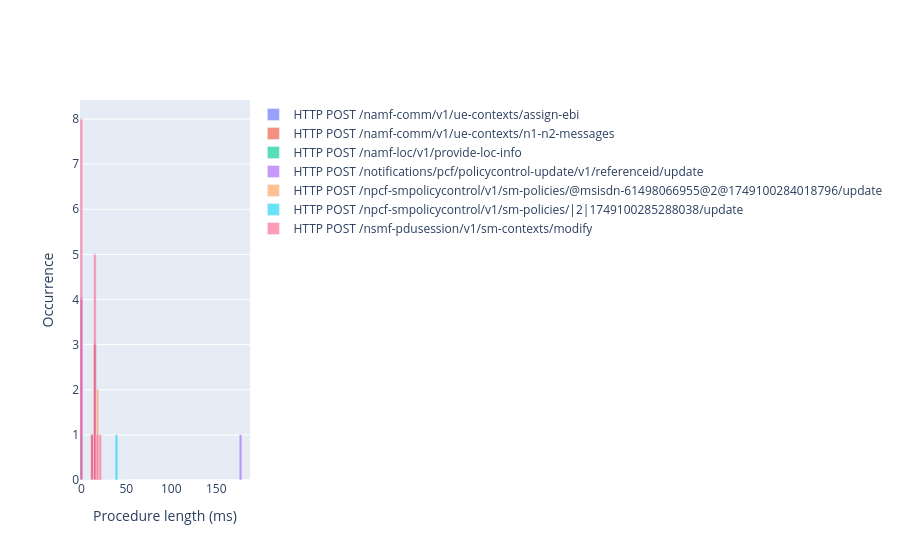

Notebook code cell kept with this figure:
### Code cell
import plotly.graph_objects as go

bin_size = 3

procedure_names = list(procedure_df['name'].unique())
procedure_names.sort()
histogram_traces = []

for procedure_name in procedure_names:
    proc_data = procedure_df[procedure_df['name']==procedure_name]
    hist_array, hist_bins, hist_labels = trace_plotting.get_histogram_data(
        proc_data.loc[:,'length_ms'], 
        bin_size, 
        density=False, 
        remove_trailing_zeros=False, 
        output_labels=True,
        label_unit='ms')
    histogram_line = go.Bar(
        x=hist_bins,
        y=hist_array,
        name=procedure_name,
        text=hist_labels,
        opacity=0.65,
        showlegend=True,
        #marker={'line':{'width':0}},
        hovertemplate="<br>".join([
            "duration: %{text}",
            "occurrences: %{y}"])
    )
    histogram_traces.append(histogram_line)

fig = go.Figure(data=histogram_traces, layout = { 'bargap': 0 })

fig.update_layout(barmode='overlay')
fig.update_xaxes(title_text='Procedure length (ms)')
fig.update_yaxes(title_text='Occurrence')
fig.show()

fig.write_html(output_name_files + '_procedure_length.html')

### Figure 1 — Plotly figure (JSON) as saved in the notebook; plotly's stock layout.template omitted (floating-point values rounded to 4 significant figures)
{"data": [{"hovertemplate": "duration: %{text}<br>occurrences: %{y}", "name": "HTTP POST /namf-comm/v1/ue-contexts/assign-ebi", "opacity": 0.65, "showlegend": true, "text": ["0 to 1ms", "1 to 4ms", "4 to 7ms", "7 to 10ms", "10 to 13ms", "13 to 16ms", "16 to 19ms", "19 to 22ms", "22 to 25ms", "25 to 28ms", "28 to 31ms"], "type": "bar", "x": [0, 3, 6, 9, 12, 15, 18, 21, 24, 27, 30], "y": [4, 0, 0, 0, 1, 3, 0, 0, 0, 0]}, {"hovertemplate": "duration: %{text}<br>occurrences: %{y}", "name": "HTTP POST /namf-comm/v1/ue-contexts/n1-n2-messages", "opacity": 0.65, "showlegend": true, "text": ["0 to 1ms", "1 to 4ms", "4 to 7ms", "7 to 10ms", "10 to 13ms", "13 to 16ms", "16 to 19ms", "19 to 22ms", "22 to 25ms", "25 to 28ms", "28 to 31ms"], "type": "bar", "x": [0, 3, 6, 9, 12, 15, 18, 21, 24, 27, 30], "y": [4, 0, 0, 0, 1, 3, 0, 0, 0, 0]}, {"hovertemplate": "duration: %{text}<br>occurrences: %{y}", "name": "HTTP POST /namf-loc/v1/provide-loc-info", "opacity": 0.65, "showlegend": true, "text": ["0 to 1ms", "1 to 4ms", "4 to 7ms", "7 to 10ms", "10 to 13ms"], "type": "bar", "x": [0, 3, 6, 9, 12], "y": [1, 0, 0, 0]}, {"hovertemplate": "duration: %{text}<br>occurrences: %{y}", "name": "HTTP POST /notifications/pcf/policycontrol-update/v1/referenceid/update", "opacity": 0.65, "showlegend": true, "text": ["0 to 1ms", "1 to 4ms", "4 to 7ms", "7 to 10ms", "10 to 13ms", "13 to 16ms", "16 to 19ms", "19 to 22ms", "22 to 25ms", "25 to 28ms", "28 to 31ms", "31 to 34ms", "34 to 37ms", "37 to 40ms", "40 to 43ms", "43 to 46ms", "46 to 49ms", "49 to 52ms", "52 to 55ms", "55 to 58ms", "58 to 61ms", "61 to 64ms", "64 to 67ms", "67 to 70ms", "70 to 73ms", "73 to 76ms", "76 to 79ms", "79 to 82ms", "82 to 85ms", "85 to 88ms", "88 to 91ms", "91 to 94ms", "94 to 97ms", "97 to 100ms", "100 to 103ms", "103 to 106ms", "106 to 109ms", "109 to 112ms", "112 to 115ms", "115 to 118ms", "118 to 121ms", "121 to 124ms", "124 to 127ms", "127 to 130ms", "130 to 133ms", "133 to 136ms", "136 to 139ms", "139 to 142ms", "142 to 145ms", "145 to 148ms", "148 to 151ms", "151 to 154ms", "154 to 157ms", "157 to 160ms", "160 to 163ms", "163 to 166ms", "166 to 169ms", "169 to 172ms", "172 to 175ms", "175 to 178ms", "178 to 181ms", "181 to 184ms", "184 to 187ms", "187 to 190ms"], "type": "bar", "x": [0, 3, 6, 9, 12, 15, 18, 21, 24, 27, 30, 33, 36, 39, 42, 45, 48, 51, 54, 57, 60, 63, 66, 69, 72, 75, 78, 81, 84, 87, 90, 93, 96, 99, 102, 105, 108, 111, 114, 117, 120, 123, 126, 129, 132, 135, 138, 141, 144, 147, 150, 153, 156, 159, 162, 165, 168, 171, 174, 177, 180, 183, 186, 189], "y": [4, 0, 0, 0, 0, 0, 0, 0, 0, 0, 0, 0, 0, 0, 0, 0, 0, 0, 0, 0, 0, 0, 0, 0, 0, 0, 0, 0, 0, 0, 0, 0, 0, 0, 0, 0, 0, 0, 0, 0, 0, 0, 0, 0, 0, 0, 0, 0, 0, 0, 0, 0, 0, 0, 0, 0, 0, 0, 0, 1, 0, 0, 0]}, {"hovertemplate": "duration: %{text}<br>occurrences: %{y}", "name": "HTTP POST /npcf-smpolicycontrol/v1/sm-policies/@msisdn-61498066955@2@1749100284018796/update", "opacity": 0.65, "showlegend": true, "text": ["19 to 1ms", "19 to 4ms", "19 to 7ms", "19 to 10ms", "19 to 13ms", "19 to 16ms", "19 to 19ms", "19 to 22ms", "22 to 25ms", "25 to 28ms", "28 to 31ms", "31 to 34ms"], "type": "bar", "x": [0, 3, 6, 9, 12, 15, 18, 21, 24, 27, 30, 33], "y": [0, 0, 0, 0, 0, 0, 2, 0, 0, 0, 0]}, {"hovertemplate": "duration: %{text}<br>occurrences: %{y}", "name": "HTTP POST /npcf-smpolicycontrol/v1/sm-policies/|2|1749100285288038/update", "opacity": 0.65, "showlegend": true, "text": ["40 to 1ms", "40 to 4ms", "40 to 7ms", "40 to 10ms", "40 to 13ms", "40 to 16ms", "40 to 19ms", "40 to 22ms", "40 to 25ms", "40 to 28ms", "40 to 31ms", "40 to 34ms", "40 to 37ms", "40 to 40ms", "40 to 43ms", "43 to 46ms", "46 to 49ms", "49 to 52ms", "52 to 55ms"], "type": "bar", "x": [0, 3, 6, 9, 12, 15, 18, 21, 24, 27, 30, 33, 36, 39, 42, 45, 48, 51, 54], "y": [0, 0, 0, 0, 0, 0, 0, 0, 0, 0, 0, 0, 0, 1, 0, 0, 0, 0]}, {"hovertemplate": "duration: %{text}<br>occurrences: %{y}", "name": "HTTP POST /nsmf-pdusession/v1/sm-contexts/modify", "opacity": 0.65, "showlegend": true, "text": ["0 to 1ms", "1 to 4ms", "4 to 7ms", "7 to 10ms", "10 to 13ms", "13 to 16ms", "16 to 19ms", "19 to 22ms", "22 to 25ms", "25 to 28ms", "28 to 31ms", "31 to 34ms", "34 to 37ms"], "type": "bar", "x": [0, 3, 6, 9, 12, 15, 18, 21, 24, 27, 30, 33, 36], "y": [8, 0, 0, 0, 1, 5, 1, 1, 0, 0, 0, 0]}], "layout": {"bargap": 0, "barmode": "overlay", "xaxis": {"title": {"text": "Procedure length (ms)"}}, "yaxis": {"title": {"text": "Occurrence"}}}}
